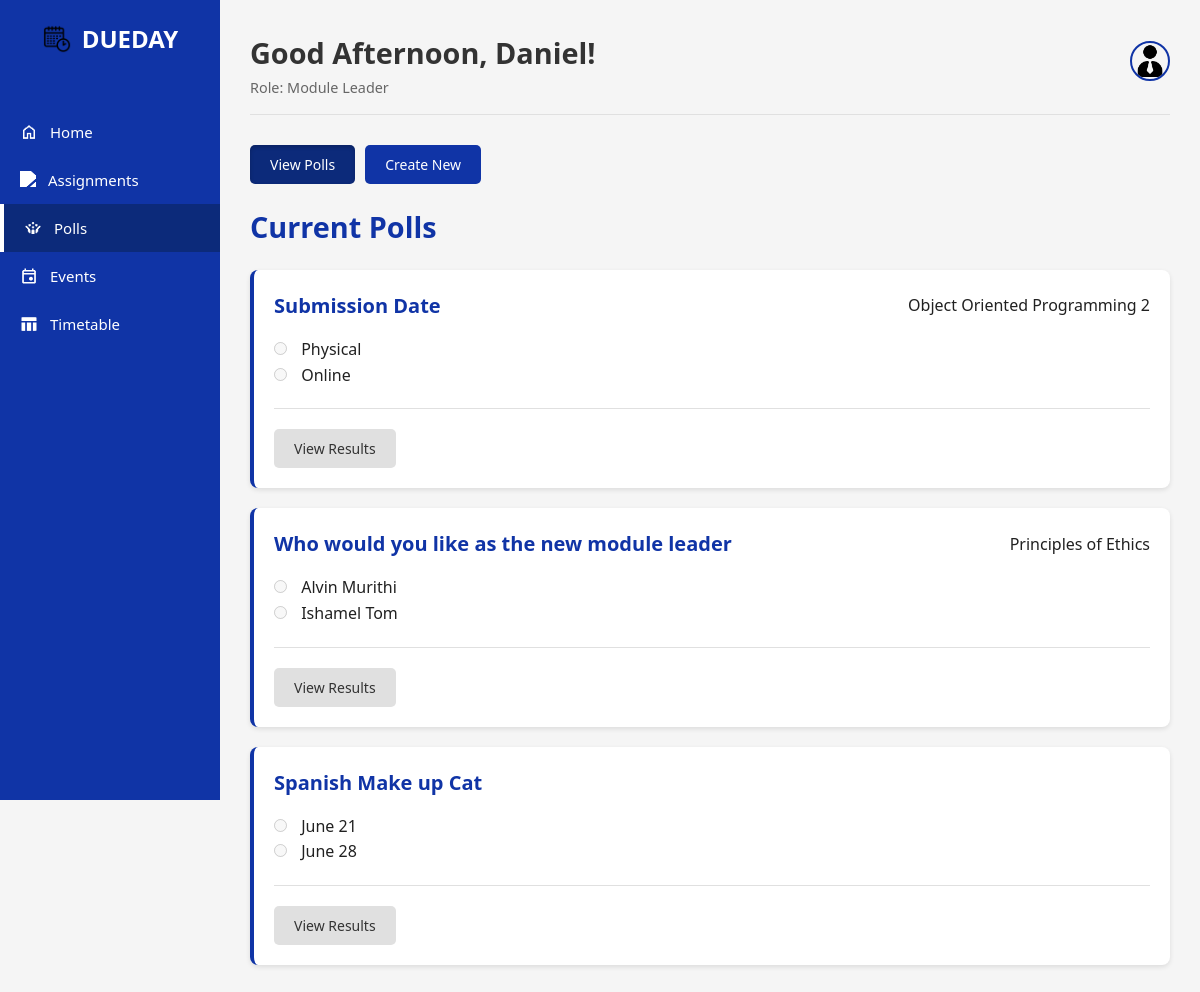
Page /poll.php (signed in) on the committed database.
### tables this page shows
CREATE TABLE `polls` (
  `Poll_ID` int(11) NOT NULL,
  `Poll_Title` varchar(100) NOT NULL,
  `Poll_Description` text DEFAULT NULL,
  `Class_ID` int(11) DEFAULT NULL,
  `Expires_At` datetime NOT NULL,
  `Status` varchar(20) NOT NULL,
  `Is_Anonymous` tinyint(1) NOT NULL DEFAULT 0,
  `Allow_Multiple_Choices` tinyint(1) NOT NULL DEFAULT 0
);

CREATE TABLE `poll_options` (
  `Option_ID` int(11) NOT NULL,
  `Poll_ID` int(11) NOT NULL,
  `Option_Text` varchar(255) NOT NULL
);

### poll.php (the view, shortened to what this page needs)
<?php
require_once 'templates/header.php';
$is_module_leader = ($user_role === 'Module Leader');
$user_voted_polls = [];
$stmt_votes = $conn->prepare("SELECT DISTINCT Poll_ID FROM Poll_Data WHERE User_ID = ?");
$stmt_votes->bind_param("i", $user_id);
$stmt_votes->execute();
$result_votes = $stmt_votes->get_result();
while($row = $result_votes->fetch_assoc()) { $user_voted_polls[] = $row['Poll_ID']; }
$polls_data = [];
$sql = "SELECT p.*, po.Option_ID, po.Option_Text, c.Class_Name FROM Polls p JOIN Poll_Options po ON p.Poll_ID = po.Poll_ID LEFT JOIN Classes c ON p.Class_ID = c.Class_ID WHERE p.Expires_At > NOW() OR p.Poll_ID IN (SELECT Poll_ID FROM Poll_Data WHERE User_ID = ?) ORDER BY p.Expires_At DESC, p.Poll_ID, po.Option_ID";
$stmt_polls = $conn->prepare($sql);
$stmt_polls->bind_param("i", $user_id);
$stmt_polls->execute();
$result = $stmt_polls->get_result();
while ($row = $result->fetch_assoc()) {
    $poll_id = $row['Poll_ID'];
    if (!isset($polls_data[$poll_id])) { $polls_data[$poll_id] = [ 'title' => $row['Poll_Title'], 'description' => $row['Poll_Description'], 'class_name' => $row['Class_Name'], 'expires_at' => new DateTime($row['Expires_At']), 'is_active' => (new DateTime() < new DateTime($row['Expires_At'])), 'allow_multiple' => (bool)$row['Allow_Multiple_Choices'], 'options' => [] ]; }
    $polls_data[$poll_id]['options'][] = ['id' => $row['Option_ID'], 'text' => $row['Option_Text']];
}
?>
<?php if ($is_module_leader): ?>
<div class="page-actions">
    <button class="btn" id="viewBtn">View Polls</button>
    <button class="btn" id="createBtn">Create New</button>
</div>
<?php endif; ?>
<div id="viewSection" class="polls-view-section">
    <h2 class="section-title">Current Polls</h2>
    <?php if (empty($polls_data)): ?><p>No polls are currently active.</p><?php else: foreach ($polls_data as $poll_id => $poll): $user_has_voted = in_array($poll_id, $user_voted_polls); ?>
            <div class="card poll-card--<?php echo $poll['is_active'] ? 'active' : 'closed'; ?>">
                <form method="POST" action="poll.php">
                    <div class="card__header"><h3 class="card__title"><?php echo htmlspecialchars($poll['title']); ?></h3><?php if($poll['class_name']): ?><span class="card__meta-tag"><?php echo htmlspecialchars($poll['class_name']); ?></span><?php endif; ?></div>
                    <div class="poll-body">
                        <div class="poll-options">
                            <?php foreach ($poll['options'] as $option): ?>
                                <div class="poll-option">
                                    <input type="<?php echo $poll['allow_multiple'] ? 'checkbox' : 'radio'; ?>" name="option<?php echo $poll['allow_multiple'] ? '[]' : ''; ?>" value="<?php echo $option['id']; ?>" id="opt_<?php echo $option['id']; ?>" <?php echo !$poll['is_active'] ? 'disabled' : ''; ?>>
                                    <label for="opt_<?php echo $option['id']; ?>"><?php echo htmlspecialchars($option['text']); ?></label>
                                </div>
                            <?php endforeach; ?>
                        </div>
                    </div>
                    <div class="card__footer">
                        <button type="button" class="btn btn--secondary view-results-btn" data-modal-target="resultsModal" data-poll-id="<?php echo $poll_id; ?>">View Results</button>
                    </div>
                </form>
            </div>
    <?php endforeach; endif; ?>
</div>
<?php
require_once 'templates/footer.php';
?>

### assets/css/style.css (style rules this page uses)
:root { --egyptian-blue: #1034A6; --egyptian-blue-light: #2a4cb3; --egyptian-blue-dark: #0c2a7a; --light-gray: #f5f5f5; --medium-gray: #e0e0e0; --dark-gray: #333333; --white: #ffffff; --success: #4CAF50; --warning: #FFC107; --danger: #F44336; --navy-shadow: rgba(16, 52, 166, 0.1); --text-primary: #212121; --text-secondary: #666666; }
* { margin: 0; padding: 0; box-sizing: border-box; font-family: 'Segoe UI', Tahoma, Geneva, Verdana, sans-serif; }
body { background-color: var(--light-gray); color: var(--text-primary); line-height: 1.6; }
.section-title { color: var(--egyptian-blue); margin-bottom: 20px; font-size: 1.8rem; }
.page-actions { display: flex; gap: 10px; margin-bottom: 20px; }
.btn { background-color: var(--egyptian-blue); color: white; border: none; padding: 10px 20px; border-radius: 5px; cursor: pointer; font-size: 14px; font-weight: 500; display: inline-flex; align-items: center; gap: 8px; transition: background-color 0.3s, box-shadow 0.3s; text-decoration: none; }
.btn.is-active { background-color: var(--egyptian-blue-dark); color: var(--white); box-shadow: inset 0 2px 4px rgba(0, 0, 0, 0.2); cursor: default; }
.btn--secondary { background-color: var(--medium-gray); color: var(--dark-gray); }
.card { background-color: white; border-radius: 8px; padding: 20px; margin-bottom: 20px; box-shadow: 0 2px 5px rgba(0,0,0,0.1); border-left: 4px solid var(--egyptian-blue); }
.card__header { display: flex; justify-content: space-between; align-items: center; margin-bottom: 15px; }
.card__title { color: var(--egyptian-blue); font-size: 20px; }
.card__footer { margin-top: 20px; padding-top: 20px; border-top: 1px solid var(--medium-gray); display: flex; gap: 10px; flex-wrap: wrap; }
.poll-option input { margin-right: 10px; }
.is-active { display: block !important; }

### rows in the picture
polls: poll_options.Option_Text "Physical", poll_options.Option_Text "Online"
polls: poll_options.Option_Text "Alvin Murithi", poll_options.Option_Text "Ishamel Tom"
poll_options: title "Spanish Make up Cat", Option_Text "June 28"
poll_options: Option_Text "June 21"

### other values in the picture
$time_based_greeting "Good Afternoon,"
$user_fname "Daniel"
$user_role "Module Leader"
$poll['title'] "Submission Date"
$poll['class_name'] "Object Oriented Programming 2"
$poll['title'] "Who would you like as the new module leader"
$poll['class_name'] "Principles of Ethics"
